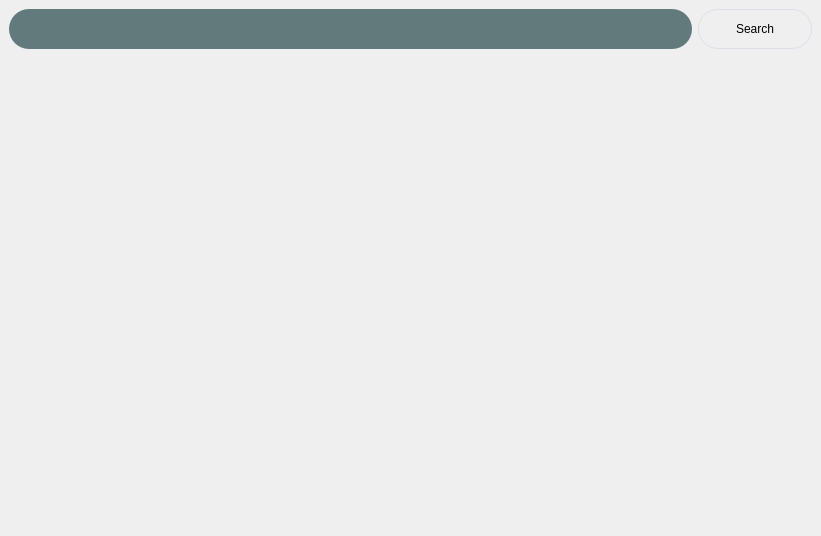
<?xml version="1.0" encoding="UTF-8"?>
<ui version="4.0">
 <class>MainWindow</class>
 <widget class="QMainWindow" name="MainWindow">
  <property name="geometry">
   <rect>
    <x>0</x>
    <y>0</y>
    <width>821</width>
    <height>536</height>
   </rect>
  </property>
  <property name="contextMenuPolicy">
   <enum>Qt::DefaultContextMenu</enum>
  </property>
  <property name="windowTitle">
   <string>MainWindow</string>
  </property>
  <property name="styleSheet">
   <string notr="true"/>
  </property>
  <property name="toolButtonStyle">
   <enum>Qt::ToolButtonIconOnly</enum>
  </property>
  <widget class="QWidget" name="centralwidget">
   <layout class="QGridLayout" name="gridLayout_2">
    <item row="0" column="0">
     <layout class="QVBoxLayout" name="verticalLayout_2" stretch="1,1000">
      <item>
       <layout class="QVBoxLayout" name="verticalLayout">
        <item>
         <layout class="QHBoxLayout" name="horizontalLayout" stretch="6,1">
          <item>
           <widget class="QLineEdit" name="txt_context">
            <property name="minimumSize">
             <size>
              <width>0</width>
              <height>40</height>
             </size>
            </property>
            <property name="styleSheet">
             <string notr="true">border-radius: 20px;
background-color: rgb(99, 122, 125);</string>
            </property>
            <property name="alignment">
             <set>Qt::AlignCenter</set>
            </property>
           </widget>
          </item>
          <item>
           <widget class="QPushButton" name="btn_search">
            <property name="enabled">
             <bool>true</bool>
            </property>
            <property name="minimumSize">
             <size>
              <width>0</width>
              <height>40</height>
             </size>
            </property>
            <property name="styleSheet">
             <string notr="true">QPushButton {
    border: 1px solid #dcdfe6;
    padding: 10px;
    border-radius: 20px;
}

QPushButton:hover {
    background-color: #ecf5ff;
    color: #409eff;
}

QPushButton:pressed, QPushButton:checked {
    border: 1px solid #3a8ee6;
    color: #409eff;
}
</string>
            </property>
            <property name="text">
             <string>Search</string>
            </property>
           </widget>
          </item>
         </layout>
        </item>
        <item>
         <spacer name="verticalSpacer">
          <property name="orientation">
           <enum>Qt::Vertical</enum>
          </property>
          <property name="sizeHint" stdset="0">
           <size>
            <width>20</width>
            <height>40</height>
           </size>
          </property>
         </spacer>
        </item>
       </layout>
      </item>
      <item>
       <layout class="QGridLayout" name="gridLayout"/>
      </item>
     </layout>
    </item>
   </layout>
  </widget>
 </widget>
 <resources/>
 <connections/>
</ui>
